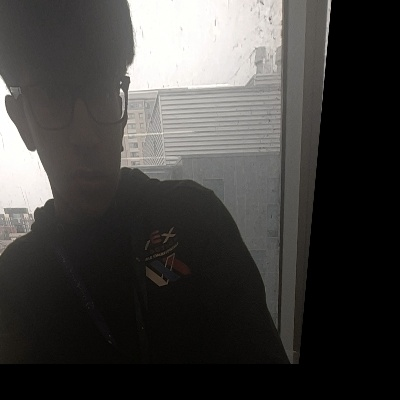
#> input picture backend/temp_image_1757774935.jpg, 400 x 400 px, given in place of the camera
$ python segment_opencv.py
#> lines starting #> are read from the running program, lines starting #| are printed output that depends on the picture; after the words box and inside, x2 and y2 are one past the last pixel; in counts of white or black regions, pixels touching at a corner belong together
#> in run_live_segmentation, frame is the input picture: shape (400, 400, 3); mean B, G, R 62.8, 64.8, 66.1
#!/usr/bin/env python3
"""
Lightweight Live Image Segmentation using OpenCV
Real-time object segmentation with minimal dependencies
"""

import cv2
import numpy as np
import argparse
import os
from typing import List, Tuple, Optional

class LightweightSegmentation:
    def __init__(self):
        """Initialize the lightweight segmentation system"""
        # Segmentation state
        self.points = []
        self.mask = None
        self.current_mask = None
        self.mask_mode = "add"  # "add" or "remove"

        # UI state
        self.drawing = False
        self.last_point = None
        self.brush_size = 20

        # Bounding box state
        self.bounding_boxes = []
        self.current_bbox = None
        self.bbox_mode = False
        self.bbox_start = None
        self.bbox_end = None

        # Segmentation parameters
        self.grabcut_iterations = 5
        self.use_grabcut = True

        # Object detection parameters
        self.detection_enabled = True  # Always on
        self.detection_confidence = 0.5
        self.detection_threshold = 0.3

        # Filtering parameters
        self.detection_history = []
        self.max_history = 5
        self.min_detections = 2  # Minimum detections to show box
        self.stability_threshold = 0.3  # Max movement between frames

        # Background for subtraction
        self.background = None
        self.background_captured = False

    # [78 lines left out: functions mouse_callback, update_mask_drawing, update_segmentation, clear_segmentation, not called in this run]

    def process_frame(self, frame: np.ndarray) -> np.ndarray:
        """Process a single frame and return segmented result"""
        height, width = frame.shape[:2]
#> height = 400; width = 400

        # Initialize mask if needed
        if self.mask is None:
            self.mask = np.zeros((height, width), dtype=np.uint8)

        # Create visualization
        result = frame.copy()

        # Draw points
        for i, point in enumerate(self.points):
            color = (0, 255, 0) if self.mask_mode == "add" else (0, 0, 255)
            cv2.circle(result, point, 5, color, -1)
            cv2.putText(result, f"{i+1}", (point[0]+10, point[1]-10),
                       cv2.FONT_HERSHEY_SIMPLEX, 0.5, color, 1)

        # Apply segmentation methods
        if self.use_grabcut and len(self.points) > 0:
            # Use GrabCut for better segmentation
            self.apply_grabcut(frame, result)
        elif self.mask is not None:
            # Use simple mask-based segmentation
            self.apply_mask_segmentation(result)

        # Draw current brush while dragging
        if self.last_point and self.drawing:
            color = (0, 255, 0) if self.mask_mode == "add" else (0, 0, 255)
            cv2.circle(result, self.last_point, self.brush_size, color, 2)

        # Draw manual bounding boxes
        for i, (x1, y1, x2, y2) in enumerate(self.bounding_boxes):
            cv2.rectangle(result, (x1, y1), (x2, y2), (255, 0, 0), 2)
            cv2.putText(result, f"Manual {i+1}", (x1, y1-10),
                       cv2.FONT_HERSHEY_SIMPLEX, 0.5, (255, 0, 0), 1)

        # Draw current bounding box being drawn
        if self.bbox_start is not None and self.bbox_end is not None:
            x1, y1 = self.bbox_start
            x2, y2 = self.bbox_end
            cv2.rectangle(result, (x1, y1), (x2, y2), (0, 255, 255), 2)

        # Always draw automatic detection boxes
        self.draw_automatic_detections(frame, result)

        return result

    # [41 lines left out: function apply_grabcut, not called in this run]

    def apply_mask_segmentation(self, result: np.ndarray):
        """Apply simple mask-based segmentation"""
        if self.mask is None:
            return

        # Create colored mask overlay
        mask_colored = np.zeros_like(result)
        mask_colored[self.mask == 1] = [0, 255, 0]
        result[:] = cv2.addWeighted(result, 0.7, mask_colored, 0.3, 0)
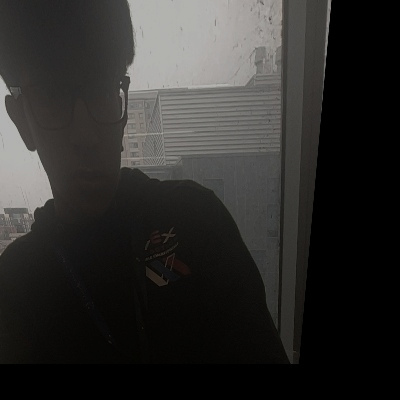
#> result: shape (400, 400, 3); mean B, G, R 44, 45.3, 46.3
        self.current_mask = self.mask.copy()

    def draw_automatic_detections(self, frame: np.ndarray, result: np.ndarray):
        """Draw automatic object detection bounding boxes"""
        # Simple detection
        detections = self.detect_objects_contours(frame)

        # Draw detections
        for i, (x1, y1, x2, y2, confidence, label) in enumerate(detections):
            cv2.rectangle(result, (x1, y1), (x2, y2), (0, 255, 0), 2)
            cv2.putText(result, f"Object {i+1}", (x1, y1-10),
                       cv2.FONT_HERSHEY_SIMPLEX, 0.6, (0, 255, 0), 2)

    # [86 lines left out: functions apply_nms, filter_detections, not called in this run]

    def detect_objects_contours(self, frame: np.ndarray) -> List[Tuple[int, int, int, int, float, str]]:
        """Simple, clean object detection using standard OpenCV"""
        detections = []

        # Convert to grayscale
        gray = cv2.cvtColor(frame, cv2.COLOR_BGR2GRAY)

        # Apply Gaussian blur
        blurred = cv2.GaussianBlur(gray, (5, 5), 0)

        # Edge detection
        edges = cv2.Canny(blurred, 50, 150)
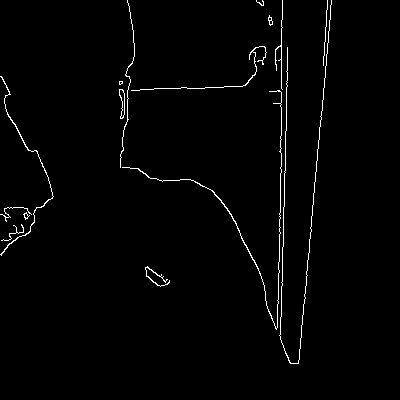
#> edges: shape (400, 400); 1.5% white in thin lines or dots, all inside (x1, y1, x2, y2) = (0, 0, 332, 364)

        # Find contours
        contours, _ = cv2.findContours(edges, cv2.RETR_EXTERNAL, cv2.CHAIN_APPROX_SIMPLE)
#> contours = 15 contours, 9 with area under 20; largest, box (x1, y1, x2, y2) and area: (119, 89, 125, 119) 88, (0, 76, 54, 256) 68, (122, 90, 282, 330) 66, (145, 266, 170, 287) 26, (131, 46, 267, 91) 24, (268, 15, 273, 26) 23

        for contour in contours:
            # Calculate area
            area = cv2.contourArea(contour)
            if area > 1000:  # Lower area threshold
                # Get bounding rectangle
                x, y, w, h = cv2.boundingRect(contour)

                # Basic size filtering
                if w > 30 and h > 30:  # Lower size threshold
                    confidence = min(1.0, area / 50000)  # Lower confidence threshold
                    detections.append((x, y, x+w, y+h, confidence, "Object"))
#> this loop made 15 passes
#> area on passes 1, 5, 6, 8, 9, 10: 25.5, 66.5, 87.5, 68, 24, 23
#> after the loop, detections = []

        return detections

    # [283 lines left out: functions detect_by_edges_improved, detect_by_color_improved, detect_by_contours, detect_by_color, detect_by_edges, detect_by_background_subtraction and 1 more, not called in this run]

    def run_live_segmentation(self, camera_id: int = 0):
        """Run live segmentation from camera"""
        cap = cv2.VideoCapture(camera_id)

        if not cap.isOpened():
            print(f"Error: Could not open camera {camera_id}")
            return

        # Set camera properties
        cap.set(cv2.CAP_PROP_FRAME_WIDTH, 640)
        cap.set(cv2.CAP_PROP_FRAME_HEIGHT, 480)
        cap.set(cv2.CAP_PROP_FPS, 30)

        # Create window and set mouse callback
        window_name = "Lightweight Live Segmentation"
        cv2.namedWindow(window_name)
        cv2.setMouseCallback(window_name, self.mouse_callback)

        print("Edge Detection - Stationary Object Detection")
        print("- Automatically detects and draws bounding boxes around objects using edge detection")
        print("- 'q': Quit")
        print("- 's': Save current detection results")

        while True:
            ret, frame = cap.read()
            if not ret:
                print("Error: Could not read frame")
                break

            # Process frame
            result = self.process_frame(frame)

            # Add UI text
            cv2.putText(result, "EDGE DETECTION - STATIONARY OBJECTS", (10, 30),
                       cv2.FONT_HERSHEY_SIMPLEX, 0.7, (0, 255, 0), 2)
            cv2.putText(result, "Press 'q' to quit, 's' to save", (10, 60),
                       cv2.FONT_HERSHEY_SIMPLEX, 0.6, (255, 255, 255), 2)
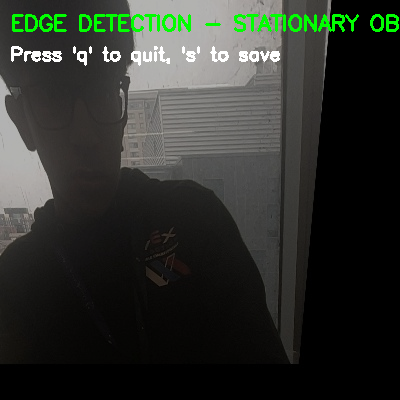
#> result: shape (400, 400, 3); mean B, G, R 44, 49.8, 46.2

            # Display frame
            cv2.imshow(window_name, result)

            # Handle keyboard input
            key = cv2.waitKey(1) & 0xFF
#> (key q is pressed here)
            if key == ord('q'):
                break
            elif key == ord('s'):
                self.save_segmentation(frame)

        cap.release()
        cv2.destroyAllWindows()

    # [32 lines left out: function save_segmentation, not called in this run]

def main():
    parser = argparse.ArgumentParser(description="Lightweight Live Image Segmentation")
    parser.add_argument("--camera", type=int, default=0,
                       help="Camera ID")

    args = parser.parse_args()

    # Initialize and run segmentation
    try:
        segmenter = LightweightSegmentation()
        segmenter.run_live_segmentation(args.camera)
    except Exception as e:
        print(f"Error: {e}")
        print("Make sure you have OpenCV installed:")
        print("pip install opencv-python")

if __name__ == "__main__":
    main()
